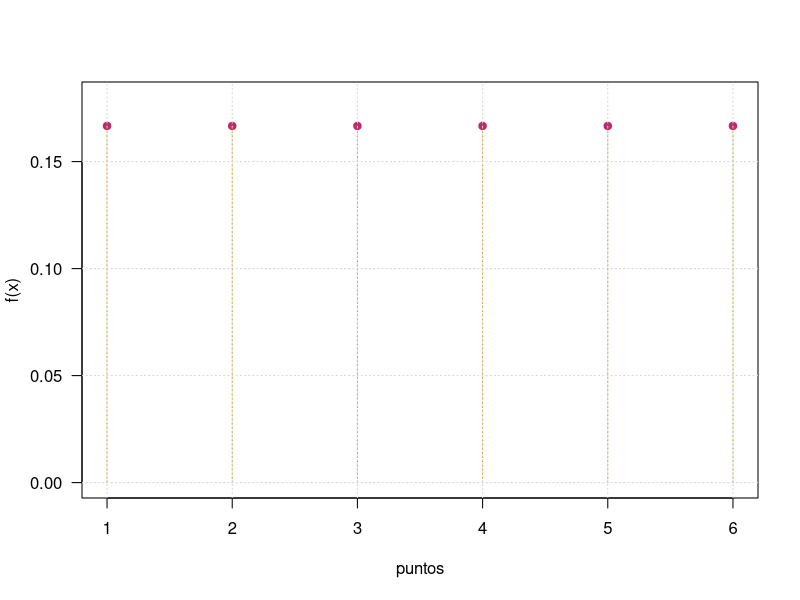
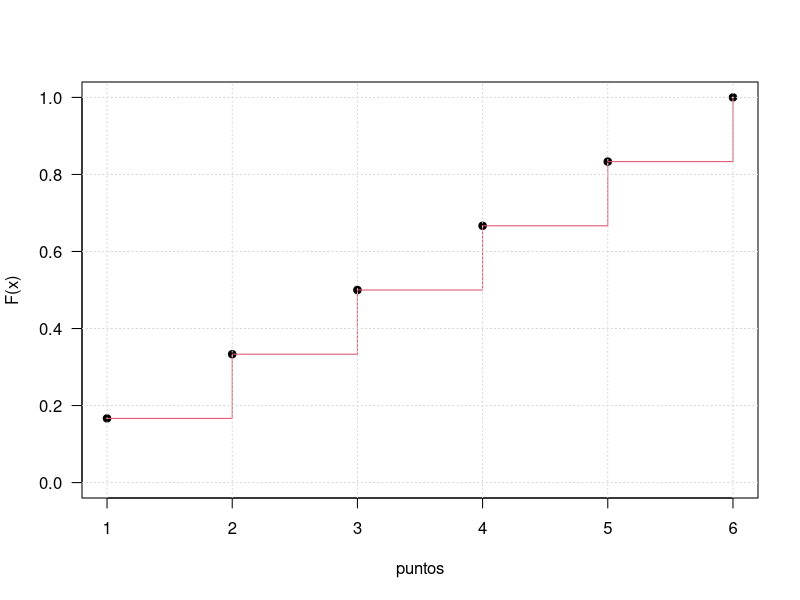
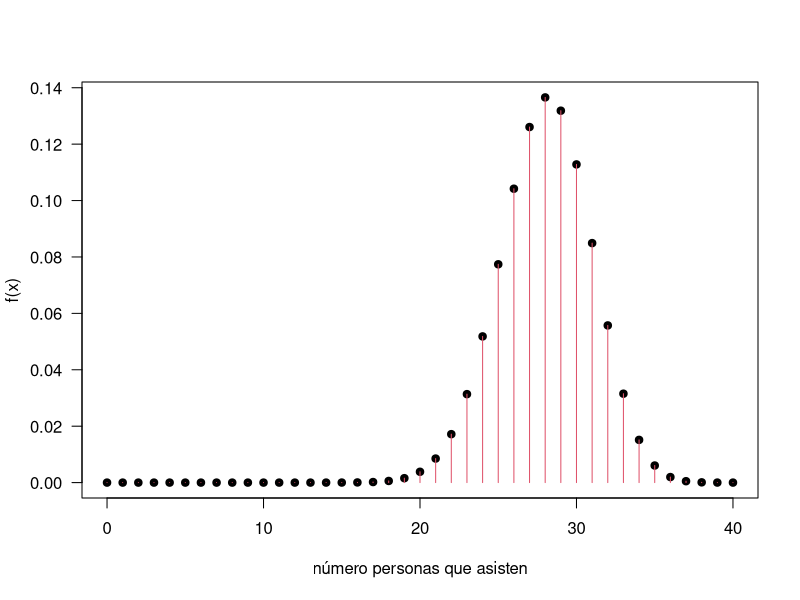
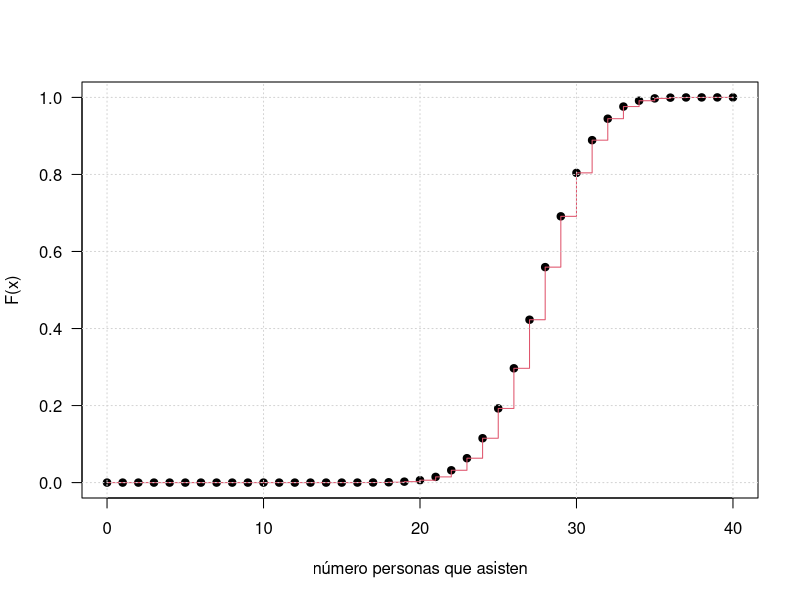

Write R code to recreate these figures, in order.
## ---- chunk 1
knitr::opts_chunk$set(echo = TRUE,comment = NA)

# colores
c0="#0DA5A6" # VERDE CLARO
c1="#E77C00" # NARANJA
c2="#6666FF" # AZUL  
c3="#4CBFBA" # VERDE CLARO  
c4="#E09600" # AMARILLO  
c5="#BC2B6A" # MORADO  

## ---- chunk 2
x=1:6
fx=rep(1,6)/6
plot(x,fx,pch=19, ylim=c(0,0.18), las=1, xlab="puntos", ylab="f(x)", col="#BC2B6A")  
lines(x, fx, type="h", col="#E09600", lty=3)
grid()
  
## ---- chunk 3
x=1:6
fx=rep(1,6)/6
Fx=cumsum(fx)
plot(x,Fx, las=1, ylab="F(x)", xlab="puntos",pch=19, ylim=c(0,1))
lines(x, Fx, type="s", col=2)
grid()
## ---- chunk 4
x=1:6
fx=round(rep(1,6)/6,6)
Fx=round(cumsum(fx),4)
data.frame(x,fx,Fx)
## ---- chunk 5
x=0:40
fx=choose(40,x)*0.70^x*0.30^(40-x)  
plot(x,fx, las=1, ylab="f(x)", xlab="número personas que asisten", pch=19)
lines(x, fx, type="h", col=2)
## ---- chunk 6
x=0:40
fx=choose(40,x)*0.70^x*0.30^(40-x)  
Fx=cumsum(fx)
plot(x,Fx, las=1, ylab="F(x)", xlab="número personas que asisten",pch=19, ylim=c(0,1))
lines(x, Fx, type="s", col=2)
grid()

## ---- chunk 7
x=0:40
fx=round(choose(40,x)*0.70^x*0.30^(40-x),6)  
Fx=round(cumsum(fx),4)

cat("P(X=0)  = ",fx[1], "\n")
cat("P(X=25) = ", fx[26], "\n")
cat("P(X<25) = P(X<=24) = ", Fx[25], "\n")
cat("P(X >25) = 1 - P(X<=24) =", 1-Fx[25])
## ---- chunk 8
fy=function(y){1/4*exp(-y/4)}
integrate(fy, lower=0,upper=Inf)
## ---- chunk 9
x=0:40
fx=round(choose(40,x)*0.70^x*0.30^(40-x),6)
Ex=sum(x*fx)
Ex2=sum(x^2*fx)
cat("E[X] =",Ex, "\n")
cat("V[X] = ", Ex2-Ex^2)
## ---- chunk 10
fy=function(y){1/4*exp(-y/4)}
fEy=function(y){1/4*exp(-y/4)*y}
fEy2=function(y){1/4*exp(-y/4)*y^2}
Ey=integrate(fEy, lower=0,upper=Inf)
Ey2=integrate(fEy2, lower=0,upper=Inf)
cat("E[X] = ", Ey$value,"\n")
cat("V[X] = ", Ey2$value-Ey$value^2)
